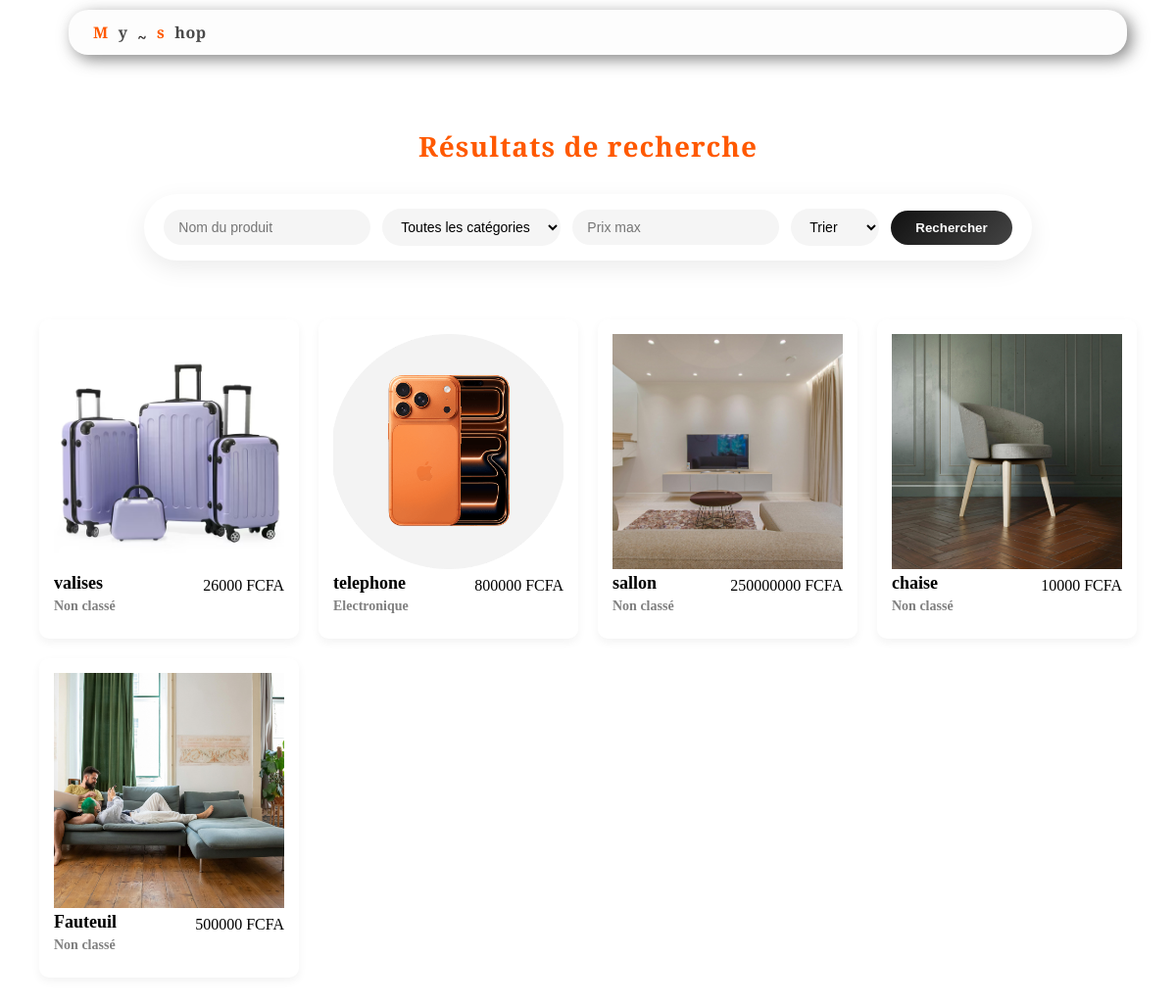
The app's page /views/search.php with its own data.
### tables this page shows
CREATE TABLE `products` (
  `id` int(11) NOT NULL,
  `name` varchar(255) NOT NULL DEFAULT '0',
  `price` int(11) NOT NULL DEFAULT 0,
  `category_id` int(11) NOT NULL DEFAULT 0,
  `description` text DEFAULT NULL,
  `picture` text DEFAULT NULL,
  `created_by` int(11) DEFAULT NULL
);

CREATE TABLE `categories` (
  `id` int(11) NOT NULL,
  `name` varchar(255) DEFAULT NULL,
  `parent_id` int(11) DEFAULT NULL
);

### models/connexion.php (called while the page is built, shortened)
<?php
class BD {
    private $host;
    private $dbname;
    private $username;
    private $password;
    private $conn = null;
    public function __construct(){
        $host = $_SERVER['SERVER_NAME'] ?? '';
        if (strpos($host, 'freedev.app') !== false) {
            $this->host = "sql312.infinityfree.com";
            $this->dbname = "if0_42341538_my_shop";
            $this->username = "if0_42341538";
            $this->password = "QkV0MgiHMXk";
        } else {
            $this->host = "127.0.0.1";
            $this->dbname = "my_shop";
            $this->username = "root";
            $this->password = "";
        }
    }
    public function getConnect(){
        if($this->conn === null){
            try{
                $this->conn = new PDO(
                    "mysql:host=".$this->host.";dbname=".$this->dbname.";charset=utf8",
                    $this->username,
                    $this->password
                );
                $this->conn->setAttribute(PDO::ATTR_ERRMODE, PDO::ERRMODE_EXCEPTION);
                $this->conn->setAttribute(PDO::ATTR_DEFAULT_FETCH_MODE, PDO::FETCH_ASSOC);
            }catch(PDOException $e){
                die("Erreur connexion : " . $e->getMessage());
            }
        }
        return $this->conn;
    }
}
?>

### models/product.php (called while the page is built, shortened)
<?php
include_once 'connexion.php';
class Products {
    private $conn;
    public function __construct() {
        $db = new BD();
        $this->conn = $db->getConnect();
    }
    public function searchProducts($name, $category, $price, $sort) {
        $sql = "SELECT products.*, categories.name AS category_name
                FROM products
                LEFT JOIN categories ON products.category_id = categories.id
                WHERE 1=1";
        $params = [];
        $stmt = $this->conn->prepare($sql);
        $stmt->execute($params);
        return $stmt->fetchAll(PDO::FETCH_ASSOC);
    }
}

### views/search.php (the view, shortened to what this page needs)
<?php
require_once '../models/product.php';
$productModel = new Products();
$name = $_GET['name'] ?? '';
$category = $_GET['category'] ?? '';
$price = $_GET['price'] ?? '';
$sort = $_GET['sort'] ?? '';
$products = $productModel->searchProducts($name, $category, $price, $sort);
?>
<!DOCTYPE html>
<html lang="fr">
<head>
    <link rel="stylesheet" href="styless.css">
</head>
<body>
    <nav class="navbar">
        <div class="logo"> <span class="styleM">M</span>y<span class="style">~</span><span class="styleS">s</span>hop
        </div>
    </nav>
    <section class="page-content">
        <h2 class="page-title">Résultats de recherche</h2>
        <div class="search-container" style="margin: 0 0 40px;">
            <form action="search.php" method="GET" class="search-bar">
                <input type="text" name="name" placeholder="Nom du produit" value="<?= htmlspecialchars($name) ?>">
                <select name="category">
                    <option value="">Toutes les catégories</option>
                </select>
                <input type="number" name="price" placeholder="Prix max" value="<?= htmlspecialchars($price) ?>">
                <select name="sort">
                    <option value="">Trier</option>
                </select>
                <button type="submit">Rechercher</button>
            </form>
        </div>
        <?php if (empty($products)): ?>
            <p style="text-align:center; color: gray; font-size: 18px;">Aucun produit ne correspond à ta recherche.</p>
        <?php else: ?>
            <div class="grid">
                <?php foreach ($products as $product): ?>
                    <div class="card">
                        <a href="product_detail.php?id=<?= $product['id'] ?>" class="Coombes" style="display:block; text-decoration:none; color:inherit;">
                            <?php if (!empty($product['picture'])): ?>
                                <img src="image/<?= htmlspecialchars($product['picture']) ?>" alt="<?= htmlspecialchars($product['name']) ?>" class="img">
                            <?php endif; ?>
                            <div class="info">
                                <h2><?= htmlspecialchars($product['name']) ?></h2>
                                <span class="price"><?= htmlspecialchars($product['price']) ?> FCFA</span>
                            </div>
                            <h3><?= $product['category_name'] ? htmlspecialchars($product['category_name']) : 'Non classé' ?></h3>
                        </a>
                    </div>
                <?php endforeach; ?>
            </div>
        <?php endif; ?>
    </section>
</body>
</html>

### views/styless.css (style rules this page uses)
* { margin: 0; padding: 0; box-sizing: border-box; }
body { background-color: rgba(255, 255, 255, 0.281); }
.navbar { position: fixed; top: 0; left: 50%; transform: translateX(-50%); font-family: 'Playfair Display', serif; font-size: 16px; font-weight: 600; letter-spacing: 0.5px; display: flex; justify-content: space-between; align-items: center; box-shadow: 0.3em 0.3em 1em rgba(55, 55, 55, 0.6); border-radius: 20px; margin: 10px; width: 90%; max-width: 1200px; background-color: rgb(253, 253, 253); padding: 12px 25px; color: rgb(87, 87, 87); z-index: 11111; }
.navbar div { display: flex; gap: 10px; align-items: center; }
a { position: relative; text-decoration: none; color: #494949; }
.logo { color: #494949 !important; position: relative; top: 10px; }
.style { font-family: 'Cinzel Decorative', cursive; position: relative; top: 05px; color: rgb(37, 34, 33); }
.styleS { font-family: 'Cinzel Decorative', cursive; color: rgb(255, 89, 0); }
.styleM { font-family: 'Cinzel Decorative', cursive; color: rgb(255, 89, 0); }
.page-content { max-width: 1200px; margin: 0 auto; padding: 130px 20px 60px; }
.page-title { text-align: center; font-size: 28px; font-weight: 600; letter-spacing: 1px; margin: 0 0 30px 0; color: rgb(255, 89, 0); font-family: 'Playfair Display', serif; }
.grid { display: grid; grid-template-columns: repeat(4, minmax(250px, 1fr)); gap: 20px; padding: 20px; }
.card { border-radius: 10px; overflow: hidden; background: #fff; box-shadow: 0 4px 10px rgba(0, 0, 0, 0.05); transition: transform 0.3s ease; }
.img { width: 100%; height: 240px; object-fit: cover; }
.Coombes { padding: 15px; cursor: pointer; }
.Coombes h2 { font-size: 18px; margin-bottom: 5px; }
.Coombes h3 { font-size: 14px; color: gray; margin-bottom: 10px; }
.info { display: flex; justify-content: space-between; align-items: center; }
.price { font-size: 16px; font-weight: 400; }
.search-container { width: 100%; display: flex; justify-content: center; margin: 40px 0; }
.search-bar { display: flex; gap: 12px; padding: 15px 20px; background: white; border-radius: 40px; box-shadow: 0 8px 25px rgba(0, 0, 0, 0.08); align-items: center; flex-wrap: wrap; }
.search-bar input, .search-bar select { border: none; outline: none; padding: 10px 15px; border-radius: 25px; background: #f5f5f5; font-size: 14px; transition: 0.3s; }
.search-bar button { border: none; padding: 10px 25px; border-radius: 25px; background: linear-gradient(135deg, #111, #444); color: white; font-weight: bold; cursor: pointer; transition: 0.3s; }
@media (max-width:1240px) { .logo { position: static; right: 18px; } }

### records on screen
products: picture (picture), name "valises", price "26000", shows "Non classé"
products: picture (picture), name "telephone", price "800000", category.name "Electronique"
products: picture (picture), name "sallon", price "250000000", shows "Non classé"
products: picture (picture), name "chaise", price "10000", shows "Non classé"
products: picture (picture), name "Fauteuil", price "500000", shows "Non classé"
